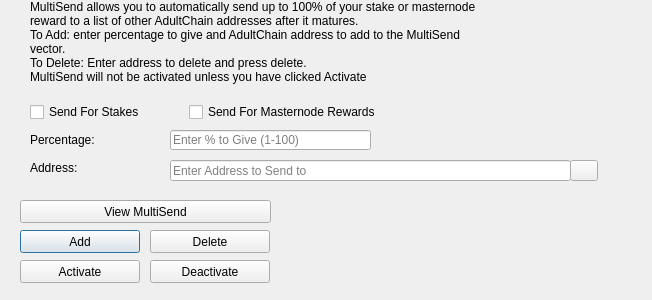
<?xml version="1.0" encoding="UTF-8"?>
<ui version="4.0">
 <class>MultiSendDialog</class>
 <widget class="QDialog" name="MultiSendDialog">
  <property name="windowModality">
   <enum>Qt::NonModal</enum>
  </property>
  <property name="geometry">
   <rect>
    <x>0</x>
    <y>0</y>
    <width>652</width>
    <height>300</height>
   </rect>
  </property>
  <property name="windowTitle">
   <string>MultiSend</string>
  </property>
  <widget class="QLineEdit" name="multiSendPercentEdit">
   <property name="geometry">
    <rect>
     <x>170</x>
     <y>130</y>
     <width>201</width>
     <height>20</height>
    </rect>
   </property>
   <property name="toolTip">
    <string>Enter whole numbers 1 - 100</string>
   </property>
   <property name="placeholderText">
    <string>Enter % to Give (1-100)</string>
   </property>
  </widget>
  <widget class="QLineEdit" name="multiSendAddressEdit">
   <property name="geometry">
    <rect>
     <x>170</x>
     <y>160</y>
     <width>401</width>
     <height>21</height>
    </rect>
   </property>
   <property name="toolTip">
    <string/>
   </property>
   <property name="placeholderText">
    <string>Enter Address to Send to</string>
   </property>
  </widget>
  <widget class="QLabel" name="label_2">
   <property name="geometry">
    <rect>
     <x>30</x>
     <y>0</y>
     <width>451</width>
     <height>121</height>
    </rect>
   </property>
   <property name="lineWidth">
    <number>1</number>
   </property>
   <property name="text">
    <string>MultiSend allows you to automatically send up to 100% of your stake or masternode reward to a list of other AdultChain addresses after it matures.
To Add: enter percentage to give and AdultChain address to add to the MultiSend vector.
To Delete: Enter address to delete and press delete.
MultiSend will not be activated unless you have clicked Activate</string>
   </property>
   <property name="alignment">
    <set>Qt::AlignLeading|Qt::AlignLeft|Qt::AlignTop</set>
   </property>
   <property name="wordWrap">
    <bool>true</bool>
   </property>
  </widget>
  <widget class="QLabel" name="message">
   <property name="geometry">
    <rect>
     <x>290</x>
     <y>200</y>
     <width>351</width>
     <height>91</height>
    </rect>
   </property>
   <property name="text">
    <string/>
   </property>
  </widget>
  <widget class="QPushButton" name="addButton">
   <property name="geometry">
    <rect>
     <x>20</x>
     <y>230</y>
     <width>120</width>
     <height>23</height>
    </rect>
   </property>
   <property name="toolTip">
    <string/>
   </property>
   <property name="statusTip">
    <string>Add to MultiSend Vector</string>
   </property>
   <property name="text">
    <string>Add</string>
   </property>
  </widget>
  <widget class="QPushButton" name="disableButton">
   <property name="geometry">
    <rect>
     <x>150</x>
     <y>260</y>
     <width>120</width>
     <height>23</height>
    </rect>
   </property>
   <property name="statusTip">
    <string>Deactivate MultiSend</string>
   </property>
   <property name="text">
    <string>Deactivate</string>
   </property>
  </widget>
  <widget class="QPushButton" name="addressBookButton">
   <property name="geometry">
    <rect>
     <x>570</x>
     <y>160</y>
     <width>28</width>
     <height>21</height>
    </rect>
   </property>
   <property name="toolTip">
    <string>Choose an address from the address book</string>
   </property>
   <property name="text">
    <string/>
   </property>
   <property name="icon">
    <iconset resource="../adultchain.qrc">
     <normaloff>:/icons/address-book</normaloff>:/icons/address-book</iconset>
   </property>
   <property name="shortcut">
    <string>Alt+A</string>
   </property>
   <property name="autoDefault">
    <bool>false</bool>
   </property>
  </widget>
  <widget class="QLabel" name="label">
   <property name="geometry">
    <rect>
     <x>30</x>
     <y>130</y>
     <width>121</width>
     <height>20</height>
    </rect>
   </property>
   <property name="toolTip">
    <string>Percentage of stake to send</string>
   </property>
   <property name="text">
    <string>Percentage:</string>
   </property>
  </widget>
  <widget class="QLabel" name="label_5">
   <property name="geometry">
    <rect>
     <x>30</x>
     <y>160</y>
     <width>111</width>
     <height>16</height>
    </rect>
   </property>
   <property name="toolTip">
    <string>Address to send portion of stake to</string>
   </property>
   <property name="text">
    <string>Address:</string>
   </property>
  </widget>
  <widget class="QPushButton" name="deleteButton">
   <property name="geometry">
    <rect>
     <x>150</x>
     <y>230</y>
     <width>120</width>
     <height>23</height>
    </rect>
   </property>
   <property name="toolTip">
    <string/>
   </property>
   <property name="statusTip">
    <string>Delete Address From MultiSend Vector</string>
   </property>
   <property name="text">
    <string>Delete</string>
   </property>
  </widget>
  <widget class="QPushButton" name="activateButton">
   <property name="geometry">
    <rect>
     <x>20</x>
     <y>260</y>
     <width>120</width>
     <height>23</height>
    </rect>
   </property>
   <property name="statusTip">
    <string>Activate MultiSend</string>
   </property>
   <property name="text">
    <string>Activate</string>
   </property>
  </widget>
  <widget class="QPushButton" name="viewButton">
   <property name="geometry">
    <rect>
     <x>20</x>
     <y>200</y>
     <width>251</width>
     <height>23</height>
    </rect>
   </property>
   <property name="toolTip">
    <string/>
   </property>
   <property name="statusTip">
    <string>View MultiSend Vector</string>
   </property>
   <property name="text">
    <string>View MultiSend</string>
   </property>
  </widget>
  <widget class="QWidget" name="horizontalLayoutWidget">
   <property name="geometry">
    <rect>
     <x>30</x>
     <y>100</y>
     <width>351</width>
     <height>24</height>
    </rect>
   </property>
   <layout class="QHBoxLayout" name="horizontalLayout">
    <item>
     <widget class="QCheckBox" name="multiSendStakeCheckBox">
      <property name="text">
       <string>Send For Stakes</string>
      </property>
     </widget>
    </item>
    <item>
     <widget class="QCheckBox" name="multiSendMasternodeCheckBox">
      <property name="text">
       <string>Send For Masternode Rewards</string>
      </property>
     </widget>
    </item>
   </layout>
  </widget>
 </widget>
 <resources>
  <include location="../adultchain.qrc"/>
 </resources>
 <connections/>
</ui>
